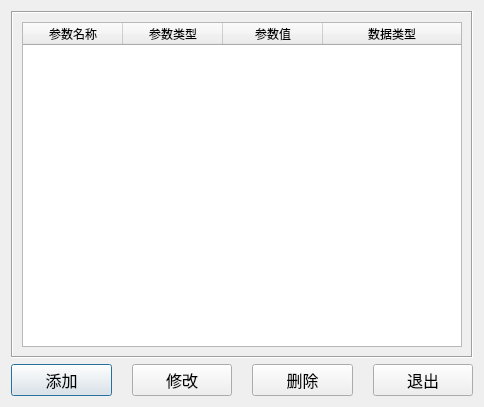
<?xml version="1.0" encoding="UTF-8"?>
<ui version="4.0">
 <class>CModelParamForm</class>
 <widget class="QDialog" name="CModelParamForm">
  <property name="geometry">
   <rect>
    <x>0</x>
    <y>0</y>
    <width>484</width>
    <height>407</height>
   </rect>
  </property>
  <property name="windowTitle">
   <string>模型参数修改</string>
  </property>
  <layout class="QVBoxLayout" name="verticalLayout_2">
   <item>
    <widget class="QFrame" name="frame_2">
     <property name="frameShape">
      <enum>QFrame::Box</enum>
     </property>
     <property name="frameShadow">
      <enum>QFrame::Sunken</enum>
     </property>
     <layout class="QVBoxLayout" name="verticalLayout">
      <item>
       <widget class="QTableWidget" name="listModelParam">
        <property name="styleSheet">
         <string notr="true">font: 14pt &quot;宋体&quot;;</string>
        </property>
        <attribute name="horizontalHeaderStretchLastSection">
         <bool>true</bool>
        </attribute>
        <attribute name="horizontalHeaderStretchLastSection">
         <bool>true</bool>
        </attribute>
        <column>
         <property name="text">
          <string>参数名称</string>
         </property>
        </column>
        <column>
         <property name="text">
          <string>参数类型</string>
         </property>
        </column>
        <column>
         <property name="text">
          <string>参数值</string>
         </property>
        </column>
        <column>
         <property name="text">
          <string>数据类型</string>
         </property>
        </column>
       </widget>
      </item>
     </layout>
    </widget>
   </item>
   <item>
    <layout class="QHBoxLayout" name="horizontalLayout">
     <property name="spacing">
      <number>20</number>
     </property>
     <item>
      <widget class="QPushButton" name="buttonAdd">
       <property name="font">
        <font>
         <family>宋体</family>
         <pointsize>12</pointsize>
         <weight>50</weight>
         <italic>false</italic>
         <bold>false</bold>
        </font>
       </property>
       <property name="styleSheet">
        <string notr="true">font: 12pt &quot;宋体&quot;;</string>
       </property>
       <property name="text">
        <string>添加</string>
       </property>
      </widget>
     </item>
     <item>
      <widget class="QPushButton" name="buttonModify">
       <property name="font">
        <font>
         <family>宋体</family>
         <pointsize>12</pointsize>
         <weight>50</weight>
         <italic>false</italic>
         <bold>false</bold>
        </font>
       </property>
       <property name="styleSheet">
        <string notr="true">font: 12pt &quot;宋体&quot;;</string>
       </property>
       <property name="text">
        <string>修改</string>
       </property>
      </widget>
     </item>
     <item>
      <widget class="QPushButton" name="buttonDel">
       <property name="font">
        <font>
         <family>宋体</family>
         <pointsize>12</pointsize>
         <weight>50</weight>
         <italic>false</italic>
         <bold>false</bold>
        </font>
       </property>
       <property name="styleSheet">
        <string notr="true">font: 12pt &quot;宋体&quot;;</string>
       </property>
       <property name="text">
        <string>删除</string>
       </property>
      </widget>
     </item>
     <item>
      <widget class="QPushButton" name="buttonExit">
       <property name="font">
        <font>
         <family>宋体</family>
         <pointsize>12</pointsize>
         <weight>50</weight>
         <italic>false</italic>
         <bold>false</bold>
        </font>
       </property>
       <property name="styleSheet">
        <string notr="true">font: 12pt &quot;宋体&quot;;</string>
       </property>
       <property name="text">
        <string>退出</string>
       </property>
      </widget>
     </item>
    </layout>
   </item>
  </layout>
 </widget>
 <tabstops>
  <tabstop>buttonAdd</tabstop>
  <tabstop>buttonModify</tabstop>
  <tabstop>buttonDel</tabstop>
  <tabstop>buttonExit</tabstop>
  <tabstop>listModelParam</tabstop>
 </tabstops>
 <resources/>
 <connections>
  <connection>
   <sender>buttonExit</sender>
   <signal>clicked()</signal>
   <receiver>CModelParamForm</receiver>
   <slot>close()</slot>
   <hints>
    <hint type="sourcelabel">
     <x>400</x>
     <y>370</y>
    </hint>
    <hint type="destinationlabel">
     <x>241</x>
     <y>203</y>
    </hint>
   </hints>
  </connection>
 </connections>
</ui>
